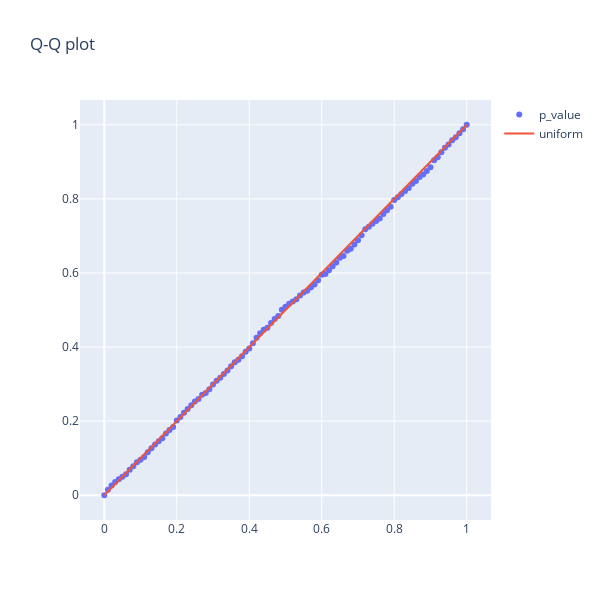

This figure's notebook cell:
### Markdown cell above
График конверсии CUPED

### Code cell
probs = []
x = [0.01 * i for i in range(101)]
for i in range(101):
    alpha_step = 0.01 * i
    probs.append(p_val_cup[p_val_cup < alpha_step].shape[0] / p_val_cup.shape[0])

fig = go.Figure([go.Scatter(x=x, y=probs, mode="markers", name = "p_value"),
                 go.Scatter(x=x,y=x, mode="lines",name="uniform")])
fig.update_layout(height=600, width=600, title="Q-Q plot")
